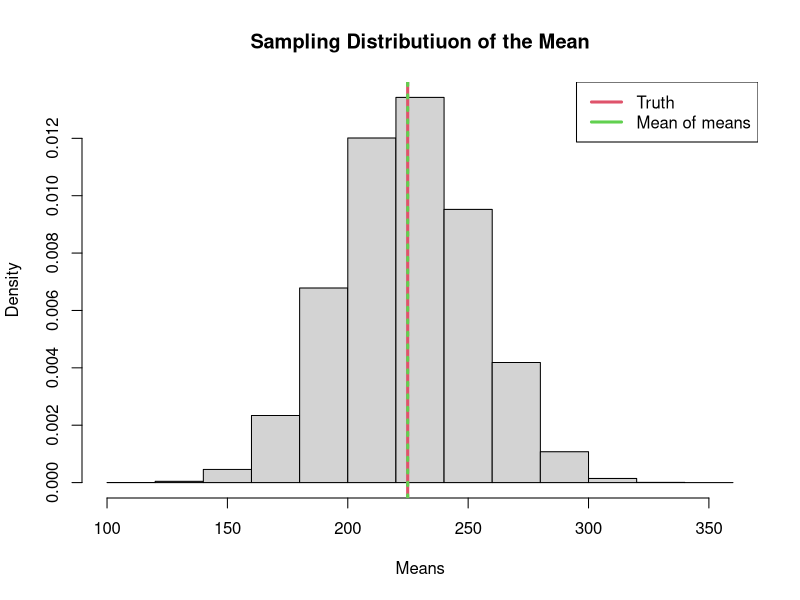
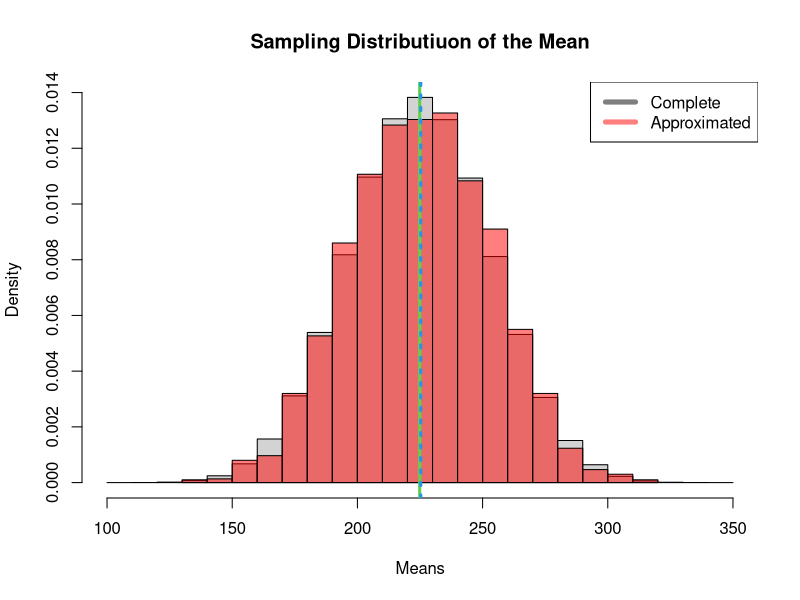
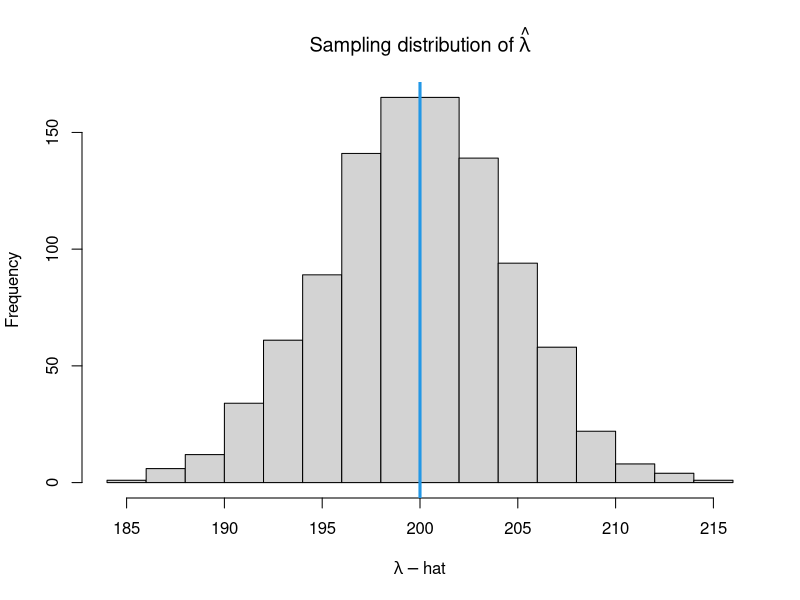
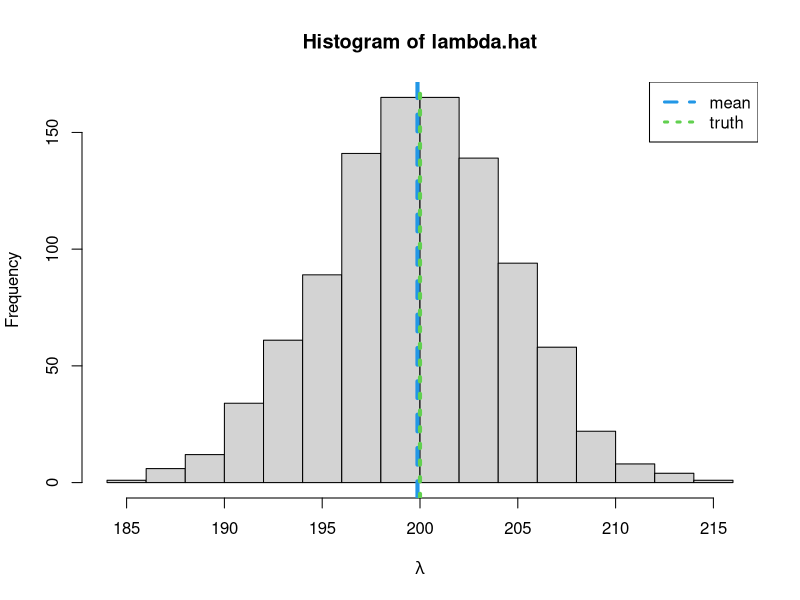

Source code (R) for these figures, in order:
## ---- chunk 1
# Random discrete uniform sampler
rdu <- function(n, lower, upper){
                               sample(lower:upper,
                                      n,
                                      replace=TRUE
                                      )
                              }
N = 25

# This is our truth, which we will sample from
set.seed(4343)
mat = matrix(rdu(N, 
                 lower = 0, 
                 upper = 400
                 ),
             nrow = 5, 
             ncol = 5
             )
## ---- chunk 2
mat
## ---- chunk 3
mean(mat)
## ---- chunk 4
sum(0:400 * 1/401)
## ---- chunk 5
  n = 10
  y = sample(
             c(mat),
             n, 
             replace = TRUE
             )
  y
## ---- chunk 6
  mean(y)
## ---- chunk 7
# How many ways can we uniquely sample 10 things from 25
combs = function(n, x) {
  factorial(n) / factorial(n-x) / factorial(x)
}

combs(N, n)
## ---- chunk 8
  set.seed(5411)
  all.combs = utils::combn(c(mat), 
                           n,
                           simplify = TRUE
                           )
  dim(all.combs)
  mean.all.combs = apply(all.combs,
                         2,
                         mean
                         )
## ---- chunk 9

  hist(mean.all.combs,
       freq=FALSE, 
       main="Sampling Distributiuon of the Mean",
       breaks=10,
       xlab="Means"
       )
legend("topright",legend=c("Truth","Mean of means"),lwd=3,col=c(2,3))
abline(v=mean(mat),col=2,lwd=3)
abline(v=mean(mean.all.combs),col=3,lwd=3,lty=3)

## ---- chunk 10
  set.seed(54352)
  sim.sampling.dist=replicate(3000,
                              sample(c(mat),n)
                              )
  
  dim(sim.sampling.dist)
  mean.samples = apply(sim.sampling.dist,2,mean)
## ---- chunk 11
  hist(mean.all.combs,
       freq=FALSE, 
       main="Sampling Distributiuon of the Mean",
       breaks=20,
       xlab="Means"
       )
  hist(mean.samples,
       add=TRUE,
       freq=FALSE,
       col=grDevices::adjustcolor("red", alpha.f=0.5),
       breaks=20
       )
  # legend("topright",legend=c("Truth","Mean of means"),lwd=3,col=c(2,3))
  abline(v=mean(mat),col=3,lwd=3)
  abline(v=mean(mean.samples),col=4,lwd=3,lty=3)

  legend("topright",lwd=5,col=c(grDevices::adjustcolor("black", alpha.f=0.5),grDevices::adjustcolor("red", alpha.f=0.5)),legend = c("Complete", "Approximated"))
## ---- chunk 12
# Create a function, to be replicated
  lambda = 200

  mat.fn = function(lambda){matrix(
                                   rpois(N, lambda = lambda),
                                   nrow = 5, 
                                   ncol = 5
                                  )
                           }
## ---- chunk 13
# Repeat the function n.sim times
  n.sim = 1000
  list.mat = replicate(n.sim, 
                       mat.fn(lambda), 
                       simplify = FALSE
                       )
  length(list.mat)
## ---- chunk 14
# One realization from the super-population
  list.mat[[1]]


# Population mean for the first realization
  mean(list.mat[[1]])
## ---- chunk 15
samples.list = lapply(list.mat,FUN=function(x){sample(x,size=n)})
lambda.hat = unlist(lapply(samples.list,FUN=mean))
## ---- chunk 16
hist(lambda.hat,
     xlab=bquote(lambda-hat),
     main=bquote("Sampling distribution of"~hat(lambda))
     )
abline(v=lambda, lwd=3, col=4)
## ---- chunk 17
# Bias (in this case, Monte Carlo error)
  mean(lambda.hat) - lambda

# relative bias
  (mean(lambda.hat) - lambda)/lambda
## ---- chunk 18
  hist(lambda.hat,xlab=bquote(lambda), breaks=20)
  abline(v=mean(lambda.hat),lwd=4,col=4,lty=2)
  abline(v=lambda,lwd=4,col=3,lty=3)
  legend("topright",legend=c("mean","truth"),lwd=3,col=c(4,3),lty=c(2,3))
## ---- chunk 19
  diff = 0.025*lambda
  diff
  lower = lambda-diff
  upper = lambda+diff

  index = which(lambda.hat>=lower & lambda.hat <= upper)

# Probability of getting a mean within 5% of the truth
  length(index)/length(lambda.hat)
